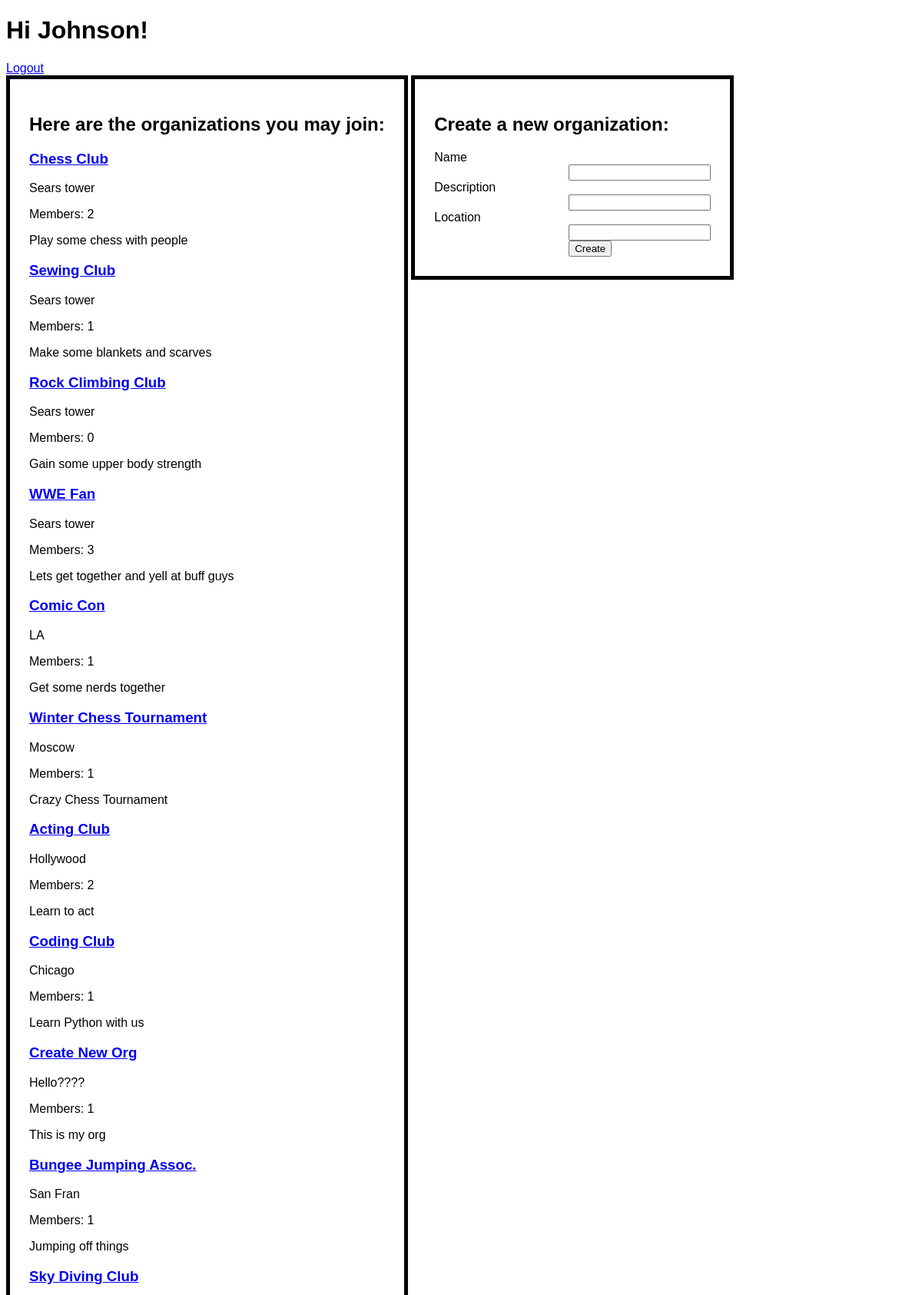
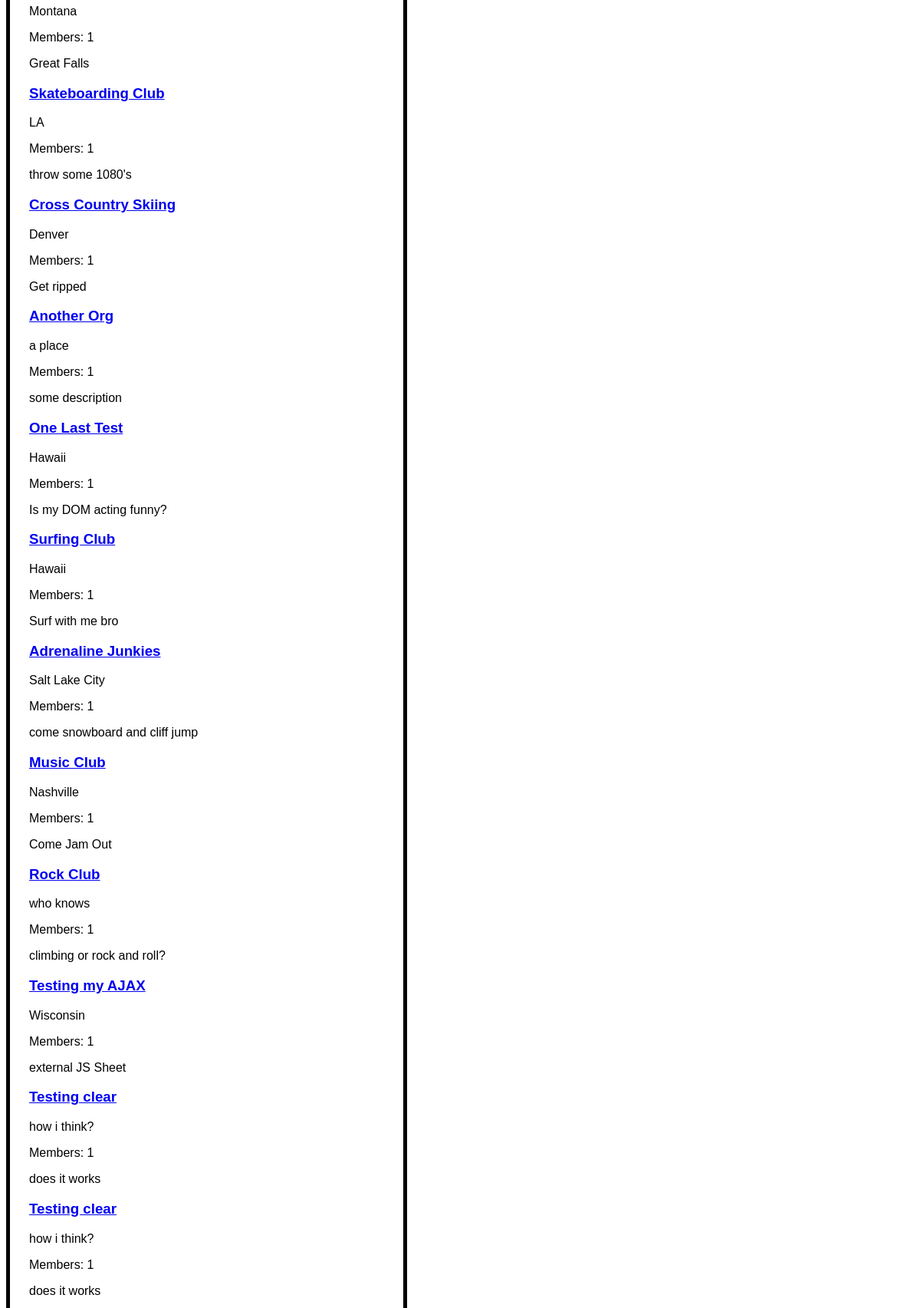
The app's page /groups (signed in, upper part) with its own data (2 pictures, top to bottom).
### orgs/models.py (models this page shows)
class User(models.Model):
    first_name=models.CharField(max_length=255)
    last_name=models.CharField(max_length=255)
    email=models.CharField(max_length=255)
    password=models.CharField(max_length=255)
    created_at=models.DateTimeField(auto_now_add=True)
    updated_at=models.DateTimeField(auto_now=True)
    objects=UserManager()

class Org(models.Model):
    name=models.CharField(max_length=255)
    description=models.CharField(max_length=255)
    location=models.CharField(max_length=255)
    members=models.ManyToManyField(User, related_name="orgs")
    creator=models.ForeignKey(User, related_name="created_orgs", on_delete=models.CASCADE)
    created_at=models.DateTimeField(auto_now_add=True)
    updated_at=models.DateTimeField(auto_now=True)
    objects=OrgManager()

### orgs/views.py (the view)
# urls.py: path('groups', views.groups),
def groups(request):
    context={
        'all_groups': Org.objects.all()
    }
    return render(request, "groups.html", context)

### orgs/templates/groups.html (shortened to what this page needs)
<!DOCTYPE html>
<html lang="en">
<head>
    {% load static %}
    <link rel="stylesheet" href="{% static 'style.css' %}">
</head>
<body>
    <div id="wrapper">
        <div>
            <h1>Hi {{ request.session.name }}!</h1>
            <a href="/logout">Logout</a>
        </div>
        <div id="groups" class="content">
            <h2>Here are the organizations you may join:</h2>
            {% for group in all_groups %}
            <div id="group{{group.id}}">
                <h3><a href="/groups/{{ group.id }}">{{ group.name }}</a></h3>
                <p>{{ group.location }}</p>
                <p>Members: {{ group.members.count }}</p>
                <p>{{ group.description }}</p>
            </div>
            {% endfor %}
        </div>
        <div class="content">
            <h2>Create a new organization:</h2>
            <form id="createOrg" action="/create_org" method="post">
                <label>Name</label>
                <input id="org_name" type="text" name="name">
                <label>Description</label>
                <input type="text" name="description">
                <label>Location</label>
                <input type="text" name="location">
                <input type="submit" value="Create">
            </form>
        </div>
    </div>
</body>
</html>

### orgs/static/style.css (style rules this page uses)
#wrapper { margin: 0px auto; width: 1200px; font-family: sans-serif; }
input { display: block; margin-left: 175px; }
.content { display: inline-block; border: 5px solid black; vertical-align: top; padding: 25px; }

### records on screen
User: session.name "Johnson"
Org: name "Chess Club", location "Sears tower", members.count "2", description "Play some chess with people"
Org: name "Sewing Club", location "Sears tower", members.count "1", description "Make some blankets and scarves"
Org: name "Rock Climbing Club", location "Sears tower", members.count "0", description "Gain some upper body strength"
Org: name "WWE Fan", location "Sears tower", members.count "3", description "Lets get together and yell at buff guys"
Org: name "Comic Con", location "LA", members.count "1", description "Get some nerds together"
Org: name "Winter Chess Tournament", location "Moscow", members.count "1", description "Crazy Chess Tournament"
Org: name "Acting Club", location "Hollywood", members.count "2", description "Learn to act"
Org: name "Coding Club", location "Chicago", members.count "1", description "Learn Python with us"
Org: name "Create New Org", location "Hello????", members.count "1", description "This is my org"
Org: name "Bungee Jumping Assoc.", location "San Fran", members.count "1", description "Jumping off things"
Org: name "Sky Diving Club", location "Montana", members.count "1", description "Great Falls"
Org: name "Skateboarding Club", location "LA", members.count "1", description "throw some 1080's"
Org: name "Cross Country Skiing", location "Denver", members.count "1", description "Get ripped"
Org: name "Another Org", location "a place", members.count "1", description "some description"
Org: name "One Last Test", location "Hawaii", members.count "1", description "Is my DOM acting funny?"
Org: name "Surfing Club", location "Hawaii", members.count "1", description "Surf with me bro"
Org: name "Adrenaline Junkies", location "Salt Lake City", members.count "1", description "come snowboard and cliff jump"
Org: name "Music Club", location "Nashville", members.count "1", description "Come Jam Out"
Org: name "Rock Club", location "who knows", members.count "1", description "climbing or rock and roll?"
Org: name "Testing my AJAX", location "Wisconsin", members.count "1", description "external JS Sheet"
Org: name "Testing clear", location "how i think?", members.count "1", description "does it works"
Org: name "Testing clear", location "how i think?", members.count "1", description "does it works"
